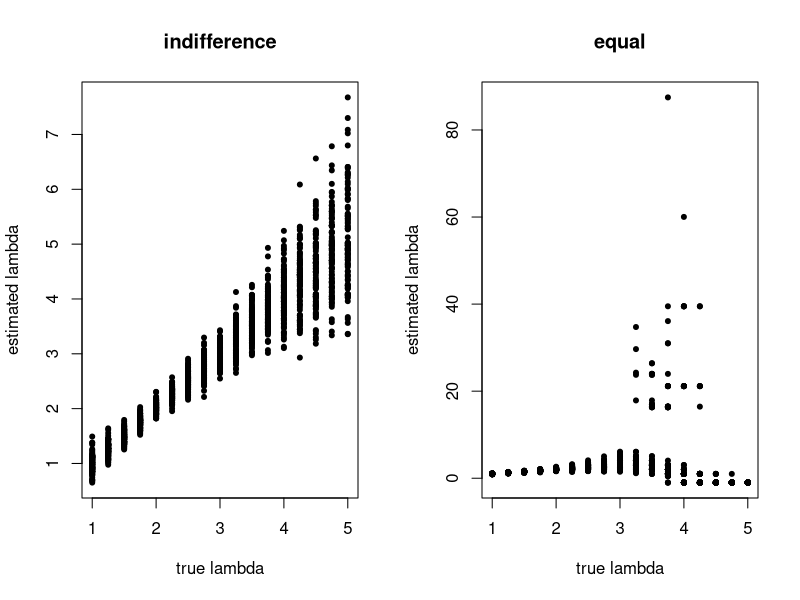

R code for this plot:
## ---- chunk 1
msize=16
pt_lambda=2
gains_indiff=seq(from=10,length.out=16,by=2)
loss_indiff=seq(from=5,length.out=16,by=1)

gains_equal=gains_indiff
loss_equal=gains_equal

df=data.frame(gain_indiff=kronecker(array(1,dim=16),gains_indiff),
                  loss_indiff=kronecker(loss_indiff,array(1,dim=16)),
              gain_equal=kronecker(array(1,dim=16),gains_equal),
                  loss_equal=kronecker(loss_equal,array(1,dim=16))
              )




## ---- chunk 2

softmax = function(v,temperature){
  p=1/(1+exp((-1*v)/temperature))
  return(p)
}



## ---- chunk 3

domodel <- function(df,temp=1.5,pt_lambda=2) {
  df$ev_indiff=df$gain_indiff - df$loss_indiff*pt_lambda
  df$ev_equal=df$gain_equal - df$loss_equal*pt_lambda
  df$resp_indiff=as.integer(softmax(df$ev_indiff,temp)>runif(dim(df)[1]))
  df$resp_equal=as.integer(softmax(df$ev_equal,temp)>runif(dim(df)[1]))
  
  glm.indiff=glm(resp_indiff~gain_indiff + loss_indiff, data=df,family=binomial)
  glm.equal=glm(resp_equal~gain_equal + loss_equal, data=df,family=binomial)
  la_equal=(-1*glm.equal$coefficients[3])/glm.equal$coefficients[2]
  la_indiff=(-1*glm.indiff$coefficients[3])/glm.indiff$coefficients[2]
  return(c(la_equal,la_indiff))
}

## ---- chunk 4
lamvals=seq(1,5,by=0.25)
nruns=100
temp=1.5
simresults=c()
for (lam in lamvals){
  for (i in 1:nruns){
    tmp=domodel(df,temp,lam)
    simresults=cbind(simresults,c(lam,tmp))
  }
}

sim.df=data.frame(t(simresults))
names(sim.df)=c('lam',"loss_equal","loss_indiff")
lam_ests=aggregate(loss_equal~lam, data=sim.df, FUN=function(x) c(mean=mean(x)))
lam_ests$loss_indiff=aggregate(loss_indiff~lam, data=sim.df, FUN=function(x) c(mean=mean(x)))$loss_indiff
par(mfrow=c(1,2))
plot(sim.df$lam,sim.df$loss_indiff,pch=20,main='indifference',xlab='true lambda',ylab='estimated lambda')
plot(sim.df$lam,sim.df$loss_equal,pch=20,main='equal',xlab='true lambda',ylab='estimated lambda')

